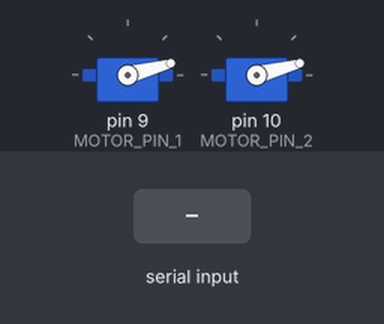
Bench run of a sketch on a simulated Arduino Uno, built with avr-gcc and run on an emulated ATmega328P. On the bench: 2 × servo. The test bench sets the inputs (shaded band). What the sketch prints to the serial monitor is not drawn.

Above: at 2.7 s.
2.8 s: "90,45\n" received over Serial
5.3 s: "30,150\n" received over Serial
Timing chart, 0 to 10.2 s (numbered marks = the images above; inputs shaded):
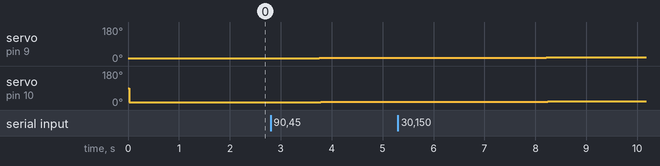

The sketch:

quadcopter.ino
```cpp
#include "State.h"

#include "Motor.h"
#include "SerialInput.h"

#include <Servo.h> // because retarded. This is also included in Motor.cpp, but both are required.
#include <Wire.h>

// ms = 1/Hz * 1000
float framerate = 30.0f;//0.5f; // value in Hz
float update_time = (1.0f/framerate) * 1000.0f;
unsigned long ms_per_frame = (int)(update_time + 0.5f);
unsigned long last_update = 0;

State copter_state;

void setup()
{
  //copter_state.setState(State.STATE_SETUP);

  Serial.begin(9600);
  Wire.begin();

  Serial.println("Starting up GyroPid controller");

  SerialInputSetup(copter_state);

  MotorSetup(copter_state);

  //GyroSetup();
  //GyroCalibrate();

  delay(1500); //wait for the sensor to be ready
  last_update = millis();
}

void loop()
{
  unsigned long frame_start = millis();
  // limit framerate
  unsigned long frame_delta = frame_start - last_update;
  float f_delta = (float)frame_delta / 1000.0f;
  if ( frame_delta < ms_per_frame ) return;

  SerialInputUpdate(frame_delta, copter_state);

  MotorUpdate(f_delta, copter_state);

  /*getGyroValues(cur);  // This will update x, y, and z with new values

  {
    char buf[128];
    sprintf(buf, "Y: cur(%d) prev(%d), diff(%d)\n", cur[1], prev[1], prev[1]-cur[1]);
    Serial.print(buf);
  }

  static double target = 0.0;
  error = target - cur[1];
  integral += cur[1] - target;

  //(controller output) = (error)*100/(proportional band)
  static double kp = 1.0;
  double pval = (error * 100) / kp;

  //CONTROLLER OUTPUT = (1/INTEGRAL) (Integral of) e(t) d(t)

  // CONTROLLER OUTPUT = DERIVATIVE * dm / dt

  //Serial.print(" Y cur:");
  //Serial.print(prev[1] - cur[1]);

  memcpy(prev, cur, 3 * sizeof(int));
  */

  // store time from start of frame, so we keep our update rate constant, even if this frame took longer
  last_update = frame_start;
}
```

Gyro.cpp
```cpp
/*
Gyro support functions for reading data from the L3G200D Gyroscope chip via I2C
*/

#define CTRL_REG1 0x20
#define CTRL_REG2 0x21
#define CTRL_REG3 0x22
#define CTRL_REG4 0x23
#define CTRL_REG5 0x24

int L3G4200D_Address = 105; //I2C address of the L3G4200D
//int

//void setupL3G4200D(2000); // Configure L3G4200  - 250, 500 or 2000 deg/sec

// Read several pieces of data from the gyro, average out the values and assume these represent zero
void GyroCalibrate()
{

}

/*
void getGyroValues( int *v )
{
  byte xMSB = readRegister(L3G4200D_Address, 0x29);
  byte xLSB = readRegister(L3G4200D_Address, 0x28);
  v[0] = ((xMSB << 8) | xLSB);

  byte yMSB = readRegister(L3G4200D_Address, 0x2B);
  byte yLSB = readRegister(L3G4200D_Address, 0x2A);
  v[1] = ((yMSB << 8) | yLSB);

  byte zMSB = readRegister(L3G4200D_Address, 0x2D);
  byte zLSB = readRegister(L3G4200D_Address, 0x2C);
  v[2] = ((zMSB << 8) | zLSB);
}


int setupL3G4200D(int scale)
{
  //From  Jim Lindblom of Sparkfun's code

  // Enable x, y, z and turn off power down:
  writeRegister(L3G4200D_Address, CTRL_REG1, 0b00001111);

  // If you'd like to adjust/use the HPF, you can edit the line below to configure CTRL_REG2:
  writeRegister(L3G4200D_Address, CTRL_REG2, 0b00000000);

  // Configure CTRL_REG3 to generate data ready interrupt on INT2
  // No interrupts used on INT1, if you'd like to configure INT1
  // or INT2 otherwise, consult the datasheet:
  writeRegister(L3G4200D_Address, CTRL_REG3, 0b00001000);

  // CTRL_REG4 controls the full-scale range, among other things:

  if(scale == 250){
    writeRegister(L3G4200D_Address, CTRL_REG4, 0b00000000);
  }else if(scale == 500){
    writeRegister(L3G4200D_Address, CTRL_REG4, 0b00010000);
  }else{
    writeRegister(L3G4200D_Address, CTRL_REG4, 0b00110000);
  }

  // CTRL_REG5 controls high-pass filtering of outputs, use it
  // if you'd like:
  writeRegister(L3G4200D_Address, CTRL_REG5, 0b00000000);
}

void writeRegister(int deviceAddress, byte address, byte val) {
    Wire.beginTransmission(deviceAddress); // start transmission to device
    Wire.write(address);       // send register address
    Wire.write(val);         // send value to write
    Wire.endTransmission();     // end transmission
}

int readRegister(int deviceAddress, byte address){

    int v;
    Wire.beginTransmission(deviceAddress);
    Wire.write(address); // register to read
    Wire.endTransmission();

    Wire.requestFrom(deviceAddress, 1); // read a byte

    while(!Wire.available()) {
        // waiting
    }

    v = Wire.read();
    return v;
}
*/
```

Motor.cpp
```cpp
#include "Motor.h"

#include <Arduino.h>
#include <Servo.h>

// --- Motor values
static const int MAX_SIGNAL = 1000;
static const int MIN_SIGNAL = 750;
static const int INIT_SIGNAL = 700;
static const float MOTOR_ACCEL = 10.0f; // accel change per second
#define MOTOR_PIN_1 9 // Motor 1
#define MOTOR_PIN_2 10 // Motor 2
#define MOTOR_PIN_3 11 // Motor 3
#define MOTOR_PIN_4 12 // Motor 4
#define NUM_MOTORS 2

// Store actual motor speeds
unsigned int motor_speed_actual[NUM_MOTORS];
unsigned int motor_speed_set[NUM_MOTORS];
// Servos that are written to
Servo motor_device[NUM_MOTORS];

// prototypes
int write_to_motor( bool force = false );

#define MIN(a,b) a < b ? a : b
#define MAX(a,b) a > b ? a : b
String ftos( float f )
{
    int integer = (int)f;
    String out = (String)integer;
    out += ".";
    int dp = (f * 100) - (integer*100);
    out += (String)dp;
    out += "f";
    return out;
}

void MotorSetup( State &s ) {
    Serial.println("MotorSetup");
    // zero all motor speeds
    memset(motor_speed_actual, 0, NUM_MOTORS * sizeof(int));
    memset(motor_speed_set, 0, NUM_MOTORS * sizeof(int));

    // Initialise the motor speeds
    for (int i = 0; i < NUM_MOTORS; i++) {
        motor_speed_actual[i] = INIT_SIGNAL;
        motor_speed_set[i] = INIT_SIGNAL;
    }

    motor_device[0].attach(MOTOR_PIN_1);
    motor_device[1].attach(MOTOR_PIN_2);

    // set state to minumum value motor speed for motor[0]
    s.desired_motor_value[0] = INIT_SIGNAL;
    s.desired_motor_value[1] = INIT_SIGNAL;

    // Send the min signal to the motor
    write_to_motor(true);
}

void MotorUpdate( float frame_delta,  State &s ) {
    //Serial.println("MotorUpdate");

    //
    // fix the desired value if it's out of bounds
    for ( int motor_id = 0; motor_id < NUM_MOTORS; ++motor_id )
    {
        if ( s.desired_motor_value[motor_id] != motor_speed_set[motor_id] )
        {
            int uncapped_desired_pwm = s.desired_motor_value[motor_id];
            s.desired_motor_value[motor_id] = MIN(s.desired_motor_value[motor_id],MAX_SIGNAL);
            s.desired_motor_value[motor_id] = MAX(s.desired_motor_value[motor_id],MIN_SIGNAL);
            if ( uncapped_desired_pwm != s.desired_motor_value[motor_id] )
            {
                Serial.println("Limiting speed: Requested " + (String)uncapped_desired_pwm + " Setting " + s.desired_motor_value[motor_id]);
            }
            motor_speed_set[motor_id] = s.desired_motor_value[motor_id];
        }
    }

    // todo: loop all motors
    bool speed_updated = false;
    for ( int motor_id = 0; motor_id < NUM_MOTORS; ++motor_id )
    {
        if ( motor_speed_set[motor_id] != motor_speed_actual[motor_id] )
        {
            speed_updated = true;
            Serial.println("Motor speed needs adjusting.");
            // todo: Set actual using frame_delta and motor_speed_set

            Serial.println("actual was " + (String)motor_speed_actual[motor_id] );
            Serial.println("set is " + (String)motor_speed_set[motor_id] );
            float diff = (int)motor_speed_set[motor_id] - (int)motor_speed_actual[motor_id];
            float abs_diff = abs(diff);
            float max_change = frame_delta * MOTOR_ACCEL;
            float abs_diff_max = MIN(abs_diff, max_change);
            Serial.println("frame_delta: " + ftos(frame_delta) + "s" );
            Serial.println("diff " + ftos(diff) + ", abs_diff: " + ftos(abs_diff) + ", max_change: " + ftos(max_change) + "; abs_diff_max : " + ftos(abs_diff_max) );

            if ( diff > 0.0f )
            {
                Serial.println("PLUSTIME ");
                motor_speed_actual[motor_id] += abs_diff_max;
            }
            else
            {
                Serial.println("minUSTIME" );
                motor_speed_actual[motor_id] -= abs_diff_max;
            }
            Serial.println("actual is now " + (String)motor_speed_actual[motor_id] );
        }
    }
    if ( speed_updated ) write_to_motor();
}


int write_to_motor( bool force ) {

    for ( int i = 0; i < NUM_MOTORS; i++ )
    {
        int new_value = (int)motor_speed_actual[i];
        new_value = MIN(new_value, MAX_SIGNAL);
        new_value = MAX(new_value, INIT_SIGNAL);

        motor_device[i].writeMicroseconds(new_value);
        Serial.println("MOTOR["+(String)i+"] ACTUAL IS NOW " + (String)motor_speed_actual[i] );
    }

    return 0;
}
```

Motor.h
```cpp
#ifndef MOTOR_H
#define MOTOR_H
#include "State.h"

void MotorSetup( State &s );

void MotorUpdate( float frame_delta, State &s );


#endif // MOTOR_H
```

Pid.cpp
```cpp
class Pid {
public:
	Pid():
		pid_error(0.0),
		pid_integral(0.0),
		pid_derivitive(0.0)
	{}

	//Update();

public:
	// PID controller values
	double pid_error;
	double pid_integral;
	double pid_derivitive;
};
```

SerialInput.cpp
```cpp
#include "SerialInput.h"
#include <Arduino.h>

String input = "";

void SerialInputSetup( State &s )
{
	Serial.println("SerialInputSetup");
}

void SerialInputUpdate( unsigned long frame_delta, State &s )
{
	//Serial.println("SerialInputUpdate");

	if ( Serial.available() > 0 )
	{
		int val = Serial.parseInt();
		/*while ( int inByte = Serial.read() )
		{
			input += inByte;
		}*/
		Serial.println("Recieved value: " + (String)val);
		s.desired_motor_value[0] = val;
		s.desired_motor_value[1] = val;
    	//Serial.write(val);
    	//sSerial.print("\n");
	}
}
```

SerialInput.h
```cpp
#ifndef SERIAL_INPUT_H
#define SERIAL_INPUT_H

#include "State.h"

void SerialInputSetup( State &s );

void SerialInputUpdate( unsigned long frame_delta, State &s );

#endif
```

State.h
```cpp
#ifndef STATE_H
#define STATE_H

class State
{
public:
	State() {
		desired_motor_value[0] = 0;
		desired_motor_value[1] = 0;
	}
	~State() {}

	// StateMachine
	//setState( COPTER_STATE s ) { state_machine = s; }
	//getState( )
public:
	int desired_motor_value[2];

	// State machine for copter
	enum COPTER_STATE {
		STATE_NONE = 0,
		STATE_SETUP,
		STATE_CALIBRATE,
		STATE_HOVER
	};

protected:
	COPTER_STATE state_machine;
};

#endif
```

Measured:
- after the input at 2.8 s, servo on pin 9 (MOTOR_PIN_1): 15° → 16° after 0.96 s; servo on pin 10 (MOTOR_PIN_2): 15° → 16° after 0.99 s
